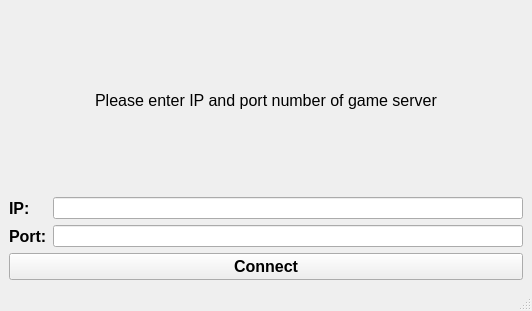
<?xml version="1.0" encoding="UTF-8"?>
<ui version="4.0">
 <class>AskForIP_Interface</class>
 <widget class="QMainWindow" name="AskForIP_Interface">
  <property name="geometry">
   <rect>
    <x>0</x>
    <y>0</y>
    <width>532</width>
    <height>311</height>
   </rect>
  </property>
  <property name="windowTitle">
   <string>MainWindow</string>
  </property>
  <widget class="QWidget" name="centralwidget">
   <layout class="QHBoxLayout" name="horizontalLayout">
    <item>
     <layout class="QVBoxLayout" name="verticalLayout">
      <item>
       <widget class="QLabel" name="label_Header">
        <property name="font">
         <font>
          <pointsize>12</pointsize>
         </font>
        </property>
        <property name="layoutDirection">
         <enum>Qt::LeftToRight</enum>
        </property>
        <property name="text">
         <string>Please enter IP and port number of game server</string>
        </property>
        <property name="alignment">
         <set>Qt::AlignCenter</set>
        </property>
       </widget>
      </item>
      <item>
       <layout class="QGridLayout" name="gridLayout">
        <item row="0" column="0">
         <widget class="QLabel" name="label_IP">
          <property name="font">
           <font>
            <pointsize>12</pointsize>
            <weight>75</weight>
            <bold>true</bold>
           </font>
          </property>
          <property name="text">
           <string>IP:</string>
          </property>
         </widget>
        </item>
        <item row="0" column="1">
         <widget class="QLineEdit" name="lineEdit_IP"/>
        </item>
        <item row="1" column="0">
         <widget class="QLabel" name="label_Port">
          <property name="font">
           <font>
            <pointsize>12</pointsize>
            <weight>75</weight>
            <bold>true</bold>
           </font>
          </property>
          <property name="text">
           <string>Port:</string>
          </property>
         </widget>
        </item>
        <item row="1" column="1">
         <widget class="QLineEdit" name="lineEdit_Port"/>
        </item>
       </layout>
      </item>
      <item>
       <widget class="QPushButton" name="pushButton_Connect">
        <property name="font">
         <font>
          <pointsize>12</pointsize>
          <weight>75</weight>
          <bold>true</bold>
         </font>
        </property>
        <property name="text">
         <string>Connect</string>
        </property>
       </widget>
      </item>
     </layout>
    </item>
   </layout>
  </widget>
  <widget class="QMenuBar" name="menubar">
   <property name="geometry">
    <rect>
     <x>0</x>
     <y>0</y>
     <width>532</width>
     <height>26</height>
    </rect>
   </property>
  </widget>
  <widget class="QStatusBar" name="statusbar"/>
 </widget>
 <resources/>
 <connections/>
</ui>
